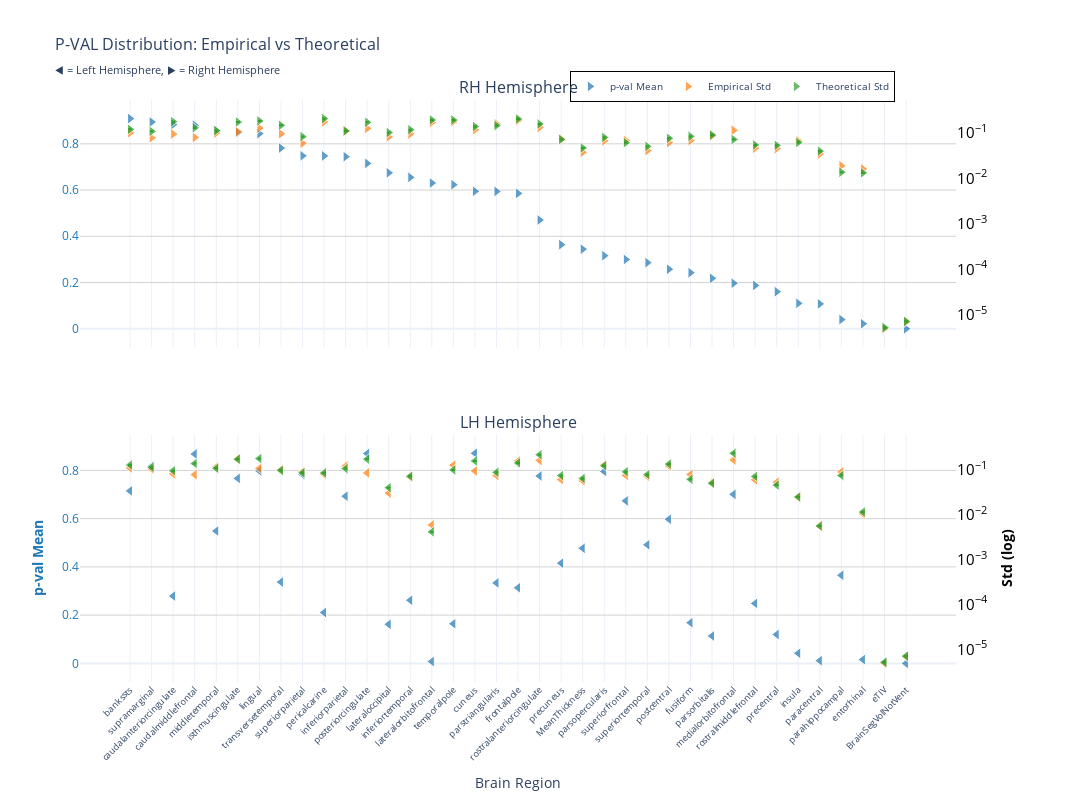
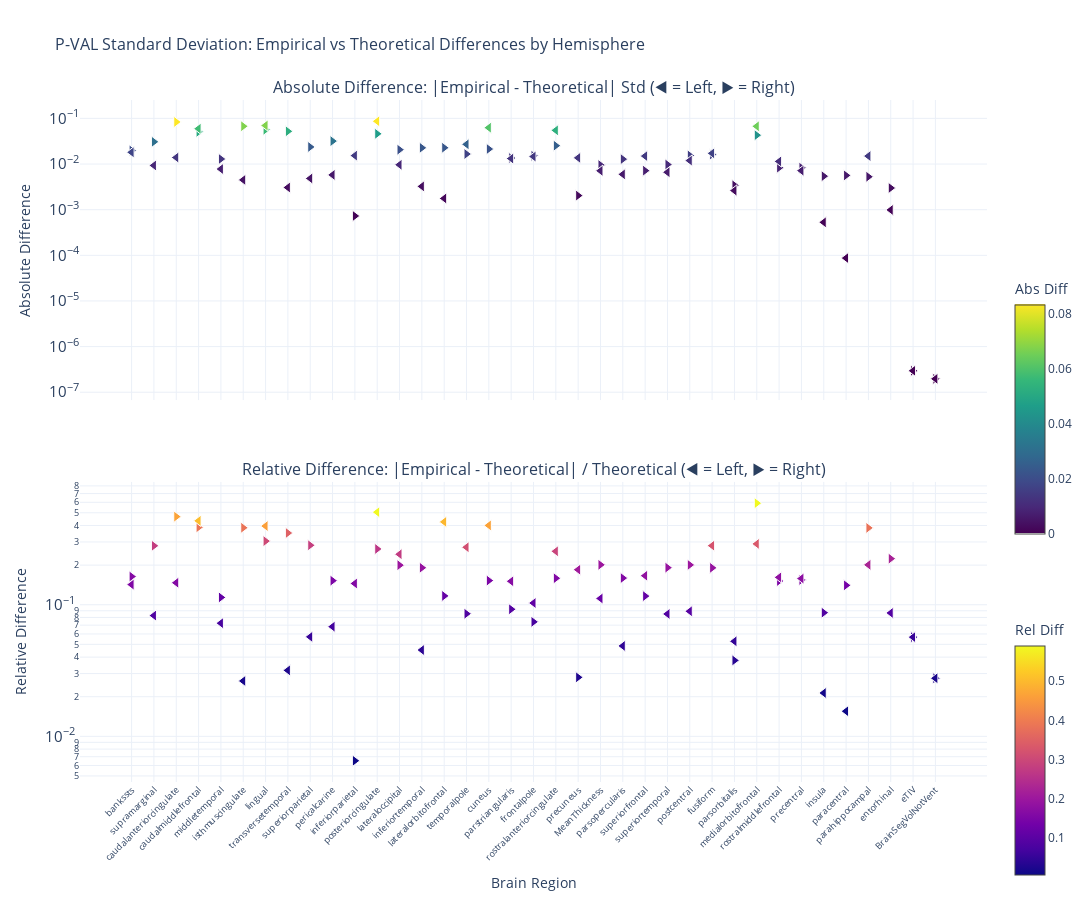

The notebook cell saved with these charts, in order:
### Markdown cell above
### p-value

### Code cell
nu_nav = df_navr[(df_navr["timepoint"] == "baseline") & (df_navr["group"] == "HC-PD")]
data_path = stats_dir / f"student_baseline_{METRIC}.parquet"
df, stats = get_test_stats(
    data_path, stat_functions_F, nu_nav, hemisphere=True, study="baseline"
)
show_figure(stats, hemisphere=True, stat_name="p-val", study="baseline", metric=METRIC)

### Figure 1 — Plotly figure (JSON) as saved in the notebook; plotly's stock layout.template omitted (floating-point values rounded to 4 significant figures)
{"data": [{"hovertemplate": "<b>%{x}</b><br>Mean p-val: %{y:.2f}<br><extra></extra>", "legendgroup": "mean", "marker": {"color": "#1f77b4", "line": {"color": "white", "width": 1}, "opacity": 0.7, "size": 10, "symbol": "triangle-right"}, "mode": "markers", "name": "p-val Mean", "showlegend": true, "type": "scatter", "x": ["bankssts", "supramarginal", "caudalanteriorcingulate", "caudalmiddlefrontal", "middletemporal", "isthmuscingulate", "lingual", "transversetemporal", "superiorparietal", "pericalcarine", "inferiorparietal", "posteriorcingulate", "lateraloccipital", "inferiortemporal", "lateralorbitofrontal", "temporalpole", "cuneus", "parstriangularis", "frontalpole", "rostralanteriorcingulate", "precuneus", "MeanThickness", "parsopercularis", "superiorfrontal", "superiortemporal", "postcentral", "fusiform", "parsorbitalis", "medialorbitofrontal", "rostralmiddlefrontal", "precentral", "insula", "paracentral", "parahippocampal", "entorhinal", "eTIV", "BrainSegVolNotVent"], "xaxis": "x", "y": [0.9091, 0.8944, 0.8833, 0.8809, 0.8564, 0.848, 0.8442, 0.7817, 0.7484, 0.7479, 0.7442, 0.7154, 0.6745, 0.6549, 0.6303, 0.6233, 0.5947, 0.5942, 0.5856, 0.4704, 0.3637, 0.3444, 0.3161, 0.2996, 0.286, 0.2574, 0.2425, 0.2182, 0.1969, 0.1875, 0.1604, 0.1101, 0.1075, 0.03978, 0.02185, 0.002409, 7.135e-05], "yaxis": "y"}, {"hovertemplate": "<b>%{x}</b><br>Empirical Std: %{y:.3f}<br><extra></extra>", "legendgroup": "empirical", "marker": {"color": "#ff7f0e", "line": {"color": "white", "width": 1}, "opacity": 0.7, "size": 10, "symbol": "triangle-right"}, "mode": "markers", "name": "Empirical Std", "showlegend": true, "type": "scatter", "x": ["bankssts", "supramarginal", "caudalanteriorcingulate", "caudalmiddlefrontal", "middletemporal", "isthmuscingulate", "lingual", "transversetemporal", "superiorparietal", "pericalcarine", "inferiorparietal", "posteriorcingulate", "lateraloccipital", "inferiortemporal", "lateralorbitofrontal", "temporalpole", "cuneus", "parstriangularis", "frontalpole", "rostralanteriorcingulate", "precuneus", "MeanThickness", "parsopercularis", "superiorfrontal", "superiortemporal", "postcentral", "fusiform", "parsorbitalis", "medialorbitofrontal", "rostralmiddlefrontal", "precentral", "insula", "paracentral", "parahippocampal", "entorhinal", "eTIV", "BrainSegVolNotVent"], "xaxis": "x", "y": [0.1014, 0.07874, 0.09528, 0.07998, 0.1005, 0.1077, 0.129, 0.09645, 0.05991, 0.1768, 0.1122, 0.1271, 0.08259, 0.09599, 0.1721, 0.1774, 0.1184, 0.1602, 0.1898, 0.1336, 0.07449, 0.03776, 0.06754, 0.06879, 0.04121, 0.06144, 0.06859, 0.08703, 0.1154, 0.04666, 0.04556, 0.06766, 0.0345, 0.019, 0.01632, 4.907e-06, 6.924e-06], "yaxis": "y2"}, {"error_y": {"array": [0.003399, 0.003066, 0.005009, 0.00366, 0.003177, 0.004904, 0.005196, 0.004162, 0.002341, 0.005844, 0.003124, 0.004848, 0.002892, 0.003324, 0.005458, 0.005436, 0.003916, 0.004108, 0.005745, 0.00445, 0.00203, 0.001324, 0.002251, 0.001727, 0.001428, 0.002154, 0.002374, 0.002534, 0.002032, 0.001541, 0.001509, 0.001744, 0.001125, 0.0003847, 0.0003736, 1.457e-07, 1.995e-07], "arrayminus": [0.003304, 0.002981, 0.00487, 0.003559, 0.003089, 0.004768, 0.005052, 0.004047, 0.002276, 0.005682, 0.003037, 0.004714, 0.002812, 0.003232, 0.005307, 0.005285, 0.003808, 0.003994, 0.005585, 0.004326, 0.001974, 0.001287, 0.002189, 0.001679, 0.001388, 0.002094, 0.002309, 0.002464, 0.001976, 0.001498, 0.001468, 0.001696, 0.001093, 0.000374, 0.0003632, 1.417e-07, 1.94e-07], "color": "#2ca02c", "thickness": 1, "type": "data", "visible": true, "width": 2}, "hovertemplate": "<b>%{x}</b><br>Theoretical Std: %{y:.3f}<br><extra></extra>", "legendgroup": "theoretical", "marker": {"color": "#2ca02c", "line": {"color": "white", "width": 1}, "opacity": 0.7, "size": 10, "symbol": "triangle-right"}, "mode": "markers", "name": "Theoretical Std", "showlegend": true, "type": "scatter", "x": ["bankssts", "supramarginal", "caudalanteriorcingulate", "caudalmiddlefrontal", "middletemporal", "isthmuscingulate", "lingual", "transversetemporal", "superiorparietal", "pericalcarine", "inferiorparietal", "posteriorcingulate", "lateraloccipital", "inferiortemporal", "lateralorbitofrontal", "temporalpole", "cuneus", "parstriangularis", "frontalpole", "rostralanteriorcingulate", "precuneus", "MeanThickness", "parsopercularis", "superiorfrontal", "superiortemporal", "postcentral", "fusiform", "parsorbitalis", "medialorbitofrontal", "rostralmiddlefrontal", "precentral", "insula", "paracentral", "parahippocampal", "entorhinal", "eTIV", "BrainSegVolNotVent"], "xaxis": "x", "y": [0.1213, 0.1094, 0.1788, 0.1306, 0.1134, 0.175, 0.1855, 0.1486, 0.08356, 0.2086, 0.1115, 0.173, 0.1032, 0.1186, 0.1948, 0.194, 0.1398, 0.1466, 0.205, 0.1588, 0.07245, 0.04726, 0.08035, 0.06162, 0.05097, 0.07688, 0.08475, 0.09045, 0.07253, 0.05498, 0.05388, 0.06225, 0.04014, 0.01373, 0.01333, 5.202e-06, 7.121e-06], "yaxis": "y2"}, {"hovertemplate": "<b>%{x}</b><br>Mean p-val: %{y:.2f}<br><extra></extra>", "legendgroup": "mean", "marker": {"color": "#1f77b4", "line": {"color": "white", "width": 1}, "opacity": 0.7, "size": 10, "symbol": "triangle-left"}, "mode": "markers", "name": "p-val Mean", "showlegend": false, "type": "scatter", "x": ["cuneus", "posteriorcingulate", "caudalmiddlefrontal", "supramarginal", "lingual", "parsopercularis", "superiorparietal", "rostralanteriorcingulate", "isthmuscingulate", "bankssts", "medialorbitofrontal", "inferiorparietal", "superiorfrontal", "postcentral", "middletemporal", "superiortemporal", "MeanThickness", "precuneus", "parahippocampal", "transversetemporal", "parstriangularis", "frontalpole", "caudalanteriorcingulate", "inferiortemporal", "rostralmiddlefrontal", "pericalcarine", "fusiform", "temporalpole", "lateraloccipital", "precentral", "parsorbitalis", "insula", "entorhinal", "paracentral", "lateralorbitofrontal", "eTIV", "BrainSegVolNotVent"], "xaxis": "x2", "y": [0.8709, 0.8697, 0.8679, 0.8172, 0.7979, 0.7954, 0.7828, 0.7769, 0.7669, 0.715, 0.7006, 0.6929, 0.6736, 0.5973, 0.5487, 0.4917, 0.4771, 0.4154, 0.3652, 0.3371, 0.3334, 0.3133, 0.2789, 0.2621, 0.2486, 0.2108, 0.1687, 0.1643, 0.1618, 0.1196, 0.1135, 0.04189, 0.01571, 0.01136, 0.007763, 0.002409, 7.135e-05], "yaxis": "y3"}, {"hovertemplate": "<b>%{x}</b><br>Empirical Std: %{y:.3f}<br><extra></extra>", "legendgroup": "empirical", "marker": {"color": "#ff7f0e", "line": {"color": "white", "width": 1}, "opacity": 0.7, "size": 10, "symbol": "triangle-left"}, "mode": "markers", "name": "Empirical Std", "showlegend": false, "type": "scatter", "x": ["cuneus", "posteriorcingulate", "caudalmiddlefrontal", "supramarginal", "lingual", "parsopercularis", "superiorparietal", "rostralanteriorcingulate", "isthmuscingulate", "bankssts", "medialorbitofrontal", "inferiorparietal", "superiorfrontal", "postcentral", "middletemporal", "superiortemporal", "MeanThickness", "precuneus", "parahippocampal", "transversetemporal", "parstriangularis", "frontalpole", "caudalanteriorcingulate", "inferiortemporal", "rostralmiddlefrontal", "pericalcarine", "fusiform", "temporalpole", "lateraloccipital", "precentral", "parsorbitalis", "insula", "entorhinal", "paracentral", "lateralorbitofrontal", "eTIV", "BrainSegVolNotVent"], "xaxis": "x2", "y": [0.09354, 0.08477, 0.07753, 0.1032, 0.1065, 0.1282, 0.08971, 0.1601, 0.1749, 0.109, 0.1645, 0.1207, 0.0749, 0.1214, 0.115, 0.07109, 0.05658, 0.06029, 0.08926, 0.09946, 0.07425, 0.1562, 0.08068, 0.06829, 0.05932, 0.07899, 0.07818, 0.1259, 0.03018, 0.05246, 0.05223, 0.02423, 0.01042, 0.005517, 0.0059, 4.907e-06, 6.924e-06], "yaxis": "y4"}, {"error_y": {"array": [0.004373, 0.004801, 0.003838, 0.003153, 0.00494, 0.003425, 0.002378, 0.006018, 0.004774, 0.003561, 0.00649, 0.002955, 0.002517, 0.003735, 0.003004, 0.002177, 0.001784, 0.002072, 0.002083, 0.002701, 0.00245, 0.003967, 0.00265, 0.002004, 0.001982, 0.002375, 0.00171, 0.002769, 0.001115, 0.001269, 0.00139, 0.0006938, 0.0003195, 0.000157, 0.0001159, 1.457e-07, 1.995e-07], "arrayminus": [0.004252, 0.004668, 0.003731, 0.003066, 0.004803, 0.00333, 0.002312, 0.005852, 0.004642, 0.003462, 0.00631, 0.002873, 0.002447, 0.003632, 0.00292, 0.002117, 0.001735, 0.002014, 0.002025, 0.002626, 0.002382, 0.003857, 0.002576, 0.001949, 0.001927, 0.002309, 0.001663, 0.002692, 0.001084, 0.001234, 0.001352, 0.0006746, 0.0003106, 0.0001527, 0.0001127, 1.417e-07, 1.94e-07], "color": "#2ca02c", "thickness": 1, "type": "data", "visible": true, "width": 2}, "hovertemplate": "<b>%{x}</b><br>Theoretical Std: %{y:.3f}<br><extra></extra>", "legendgroup": "theoretical", "marker": {"color": "#2ca02c", "line": {"color": "white", "width": 1}, "opacity": 0.7, "size": 10, "symbol": "triangle-left"}, "mode": "markers", "name": "Theoretical Std", "showlegend": false, "type": "scatter", "x": ["cuneus", "posteriorcingulate", "caudalmiddlefrontal", "supramarginal", "lingual", "parsopercularis", "superiorparietal", "rostralanteriorcingulate", "isthmuscingulate", "bankssts", "medialorbitofrontal", "inferiorparietal", "superiorfrontal", "postcentral", "middletemporal", "superiortemporal", "MeanThickness", "precuneus", "parahippocampal", "transversetemporal", "parstriangularis", "frontalpole", "caudalanteriorcingulate", "inferiortemporal", "rostralmiddlefrontal", "pericalcarine", "fusiform", "temporalpole", "lateraloccipital", "precentral", "parsorbitalis", "insula", "entorhinal", "paracentral", "lateralorbitofrontal", "eTIV", "BrainSegVolNotVent"], "xaxis": "x2", "y": [0.1561, 0.1713, 0.137, 0.1125, 0.1763, 0.1222, 0.08487, 0.2148, 0.1704, 0.1271, 0.2316, 0.1055, 0.08983, 0.1333, 0.1072, 0.07771, 0.06369, 0.07394, 0.07433, 0.09641, 0.08743, 0.1416, 0.09458, 0.07153, 0.07074, 0.08477, 0.06103, 0.09883, 0.03981, 0.0453, 0.04962, 0.02476, 0.0114, 0.005604, 0.004137, 5.202e-06, 7.121e-06], "yaxis": "y4"}], "layout": {"annotations": [{"font": {"size": 16}, "showarrow": false, "text": "RH Hemisphere", "x": 0.47, "xanchor": "center", "xref": "paper", "y": 1, "yanchor": "bottom", "yref": "paper"}, {"font": {"size": 16}, "showarrow": false, "text": "LH Hemisphere", "x": 0.47, "xanchor": "center", "xref": "paper", "y": 0.425, "yanchor": "bottom", "yref": "paper"}], "height": 800, "hovermode": "x", "legend": {"bgcolor": "rgba(255, 255, 255, 0.9)", "bordercolor": "black", "borderwidth": 1, "font": {"size": 10}, "orientation": "h", "x": 0.7, "xanchor": "center", "y": 1.05}, "title": {"font": {"size": 16}, "text": "P-VAL Distribution: Empirical vs Theoretical<br><sub>◀ = Left Hemisphere, ▶ = Right Hemisphere</sub>"}, "width": 1400, "xaxis": {"anchor": "y", "domain": [0, 0.94], "matches": "x2", "showticklabels": false}, "xaxis2": {"anchor": "y3", "domain": [0, 0.94], "tickangle": -45, "tickfont": {"size": 9}, "title": {"text": "Brain Region"}}, "yaxis": {"anchor": "x", "domain": [0.575, 1], "gridcolor": "lightgray", "showgrid": true, "tickfont": {"color": "#1f77b4"}, "title": {"font": {"color": "#1f77b4"}, "text": ""}}, "yaxis2": {"anchor": "x", "exponentformat": "power", "overlaying": "y", "showgrid": false, "side": "right", "tickfont": {"color": "black"}, "title": {"font": {"color": "black"}, "text": ""}, "type": "log"}, "yaxis3": {"anchor": "x2", "domain": [0, 0.425], "gridcolor": "lightgray", "showgrid": true, "tickfont": {"color": "#1f77b4"}, "title": {"font": {"color": "#1f77b4"}, "text": "<b>p-val Mean</b>"}}, "yaxis4": {"anchor": "x2", "exponentformat": "power", "overlaying": "y3", "showgrid": false, "side": "right", "tickfont": {"color": "black"}, "title": {"font": {"color": "black"}, "text": "<b>Std (log)</b>"}, "type": "log"}}}

### Figure 2 — Plotly figure (JSON) as saved in the notebook; plotly's stock layout.template omitted (floating-point values rounded to 4 significant figures)
{"data": [{"hovertemplate": "<b>%{x}</b><br>Hemisphere: %{text}<br>Abs Diff: %{y:.4f}<br><extra></extra>", "legendgroup": "abs_rh", "marker": {"color": [0.01987, 0.03068, 0.08351, 0.05067, 0.01289, 0.06728, 0.05646, 0.05211, 0.02366, 0.03179, 0.0007275, 0.0459, 0.02063, 0.02266, 0.02273, 0.01657, 0.02133, 0.01355, 0.01519, 0.02524, 0.002034, 0.0095, 0.01281, 0.007165, 0.009755, 0.01543, 0.01616, 0.003416, 0.04288, 0.008324, 0.008317, 0.005418, 0.005637, 0.005266, 0.002986, 2.951e-07, 1.968e-07], "colorbar": {"len": 0.4, "title": {"text": "Abs Diff"}, "y": 0.75, "yanchor": "top"}, "colorscale": [[0, "#440154"], [0.1111, "#482878"], [0.2222, "#3e4989"], [0.3333, "#31688e"], [0.4444, "#26828e"], [0.5556, "#1f9e89"], [0.6667, "#35b779"], [0.7778, "#6ece58"], [0.8889, "#b5de2b"], [1, "#fde725"]], "line": {"color": "white", "width": 1}, "showscale": true, "size": 10, "symbol": "triangle-right"}, "mode": "markers", "name": "Absolute (rh)", "showlegend": false, "text": ["rh", "rh", "rh", "rh", "rh", "rh", "rh", "rh", "rh", "rh", "rh", "rh", "rh", "rh", "rh", "rh", "rh", "rh", "rh", "rh", "rh", "rh", "rh", "rh", "rh", "rh", "rh", "rh", "rh", "rh", "rh", "rh", "rh", "rh", "rh", "rh", "rh"], "type": "scatter", "x": ["bankssts", "supramarginal", "caudalanteriorcingulate", "caudalmiddlefrontal", "middletemporal", "isthmuscingulate", "lingual", "transversetemporal", "superiorparietal", "pericalcarine", "inferiorparietal", "posteriorcingulate", "lateraloccipital", "inferiortemporal", "lateralorbitofrontal", "temporalpole", "cuneus", "parstriangularis", "frontalpole", "rostralanteriorcingulate", "precuneus", "MeanThickness", "parsopercularis", "superiorfrontal", "superiortemporal", "postcentral", "fusiform", "parsorbitalis", "medialorbitofrontal", "rostralmiddlefrontal", "precentral", "insula", "paracentral", "parahippocampal", "entorhinal", "eTIV", "BrainSegVolNotVent"], "xaxis": "x", "y": [0.01987, 0.03068, 0.08351, 0.05067, 0.01289, 0.06728, 0.05646, 0.05211, 0.02366, 0.03179, 0.0007275, 0.0459, 0.02063, 0.02266, 0.02273, 0.01657, 0.02133, 0.01355, 0.01519, 0.02524, 0.002034, 0.0095, 0.01281, 0.007165, 0.009755, 0.01543, 0.01616, 0.003416, 0.04288, 0.008324, 0.008317, 0.005418, 0.005637, 0.005266, 0.002986, 2.951e-07, 1.968e-07], "yaxis": "y"}, {"hovertemplate": "<b>%{x}</b><br>Hemisphere: %{text}<br>Rel Diff: %{y:.2%}<br><extra></extra>", "legendgroup": "rel_rh", "marker": {"color": [0.1638, 0.2804, 0.4671, 0.3878, 0.1137, 0.3844, 0.3044, 0.3508, 0.2831, 0.1524, 0.006525, 0.2653, 0.1999, 0.191, 0.1167, 0.08542, 0.1526, 0.0924, 0.0741, 0.1589, 0.02808, 0.201, 0.1594, 0.1163, 0.1914, 0.2007, 0.1906, 0.03777, 0.5912, 0.1514, 0.1544, 0.08705, 0.1404, 0.3836, 0.224, 0.05674, 0.02763], "colorbar": {"len": 0.4, "title": {"text": "Rel Diff"}, "y": 0.25, "yanchor": "top"}, "colorscale": [[0, "#0d0887"], [0.1111, "#46039f"], [0.2222, "#7201a8"], [0.3333, "#9c179e"], [0.4444, "#bd3786"], [0.5556, "#d8576b"], [0.6667, "#ed7953"], [0.7778, "#fb9f3a"], [0.8889, "#fdca26"], [1, "#f0f921"]], "line": {"color": "white", "width": 1}, "showscale": true, "size": 10, "symbol": "triangle-right"}, "mode": "markers", "name": "Relative (rh)", "showlegend": false, "text": ["rh", "rh", "rh", "rh", "rh", "rh", "rh", "rh", "rh", "rh", "rh", "rh", "rh", "rh", "rh", "rh", "rh", "rh", "rh", "rh", "rh", "rh", "rh", "rh", "rh", "rh", "rh", "rh", "rh", "rh", "rh", "rh", "rh", "rh", "rh", "rh", "rh"], "type": "scatter", "x": ["bankssts", "supramarginal", "caudalanteriorcingulate", "caudalmiddlefrontal", "middletemporal", "isthmuscingulate", "lingual", "transversetemporal", "superiorparietal", "pericalcarine", "inferiorparietal", "posteriorcingulate", "lateraloccipital", "inferiortemporal", "lateralorbitofrontal", "temporalpole", "cuneus", "parstriangularis", "frontalpole", "rostralanteriorcingulate", "precuneus", "MeanThickness", "parsopercularis", "superiorfrontal", "superiortemporal", "postcentral", "fusiform", "parsorbitalis", "medialorbitofrontal", "rostralmiddlefrontal", "precentral", "insula", "paracentral", "parahippocampal", "entorhinal", "eTIV", "BrainSegVolNotVent"], "xaxis": "x2", "y": [0.1638, 0.2804, 0.4671, 0.3878, 0.1137, 0.3844, 0.3044, 0.3508, 0.2831, 0.1524, 0.006525, 0.2653, 0.1999, 0.191, 0.1167, 0.08542, 0.1526, 0.0924, 0.0741, 0.1589, 0.02808, 0.201, 0.1594, 0.1163, 0.1914, 0.2007, 0.1906, 0.03777, 0.5912, 0.1514, 0.1544, 0.08705, 0.1404, 0.3836, 0.224, 0.05674, 0.02763], "yaxis": "y2"}, {"hovertemplate": "<b>%{x}</b><br>Hemisphere: %{text}<br>Abs Diff: %{y:.4f}<br><extra></extra>", "legendgroup": "abs_lh", "marker": {"color": [0.06254, 0.08658, 0.05944, 0.009309, 0.06985, 0.005945, 0.004838, 0.05472, 0.00449, 0.01808, 0.06715, 0.01529, 0.01492, 0.01189, 0.007764, 0.006613, 0.007109, 0.01365, 0.01493, 0.003059, 0.01318, 0.01459, 0.01389, 0.003239, 0.01142, 0.005777, 0.01715, 0.02702, 0.009632, 0.007162, 0.002617, 0.0005288, 0.0009875, 8.697e-05, 0.001763, 2.951e-07, 1.968e-07], "colorbar": {"len": 0.4, "title": {"text": "Abs Diff"}, "y": 0.75, "yanchor": "top"}, "colorscale": [[0, "#440154"], [0.1111, "#482878"], [0.2222, "#3e4989"], [0.3333, "#31688e"], [0.4444, "#26828e"], [0.5556, "#1f9e89"], [0.6667, "#35b779"], [0.7778, "#6ece58"], [0.8889, "#b5de2b"], [1, "#fde725"]], "line": {"color": "white", "width": 1}, "showscale": false, "size": 10, "symbol": "triangle-left"}, "mode": "markers", "name": "Absolute (lh)", "showlegend": false, "text": ["lh", "lh", "lh", "lh", "lh", "lh", "lh", "lh", "lh", "lh", "lh", "lh", "lh", "lh", "lh", "lh", "lh", "lh", "lh", "lh", "lh", "lh", "lh", "lh", "lh", "lh", "lh", "lh", "lh", "lh", "lh", "lh", "lh", "lh", "lh", "lh", "lh"], "type": "scatter", "x": ["cuneus", "posteriorcingulate", "caudalmiddlefrontal", "supramarginal", "lingual", "parsopercularis", "superiorparietal", "rostralanteriorcingulate", "isthmuscingulate", "bankssts", "medialorbitofrontal", "inferiorparietal", "superiorfrontal", "postcentral", "middletemporal", "superiortemporal", "MeanThickness", "precuneus", "parahippocampal", "transversetemporal", "parstriangularis", "frontalpole", "caudalanteriorcingulate", "inferiortemporal", "rostralmiddlefrontal", "pericalcarine", "fusiform", "temporalpole", "lateraloccipital", "precentral", "parsorbitalis", "insula", "entorhinal", "paracentral", "lateralorbitofrontal", "eTIV", "BrainSegVolNotVent"], "xaxis": "x", "y": [0.06254, 0.08658, 0.05944, 0.009309, 0.06985, 0.005945, 0.004838, 0.05472, 0.00449, 0.01808, 0.06715, 0.01529, 0.01492, 0.01189, 0.007764, 0.006613, 0.007109, 0.01365, 0.01493, 0.003059, 0.01318, 0.01459, 0.01389, 0.003239, 0.01142, 0.005777, 0.01715, 0.02702, 0.009632, 0.007162, 0.002617, 0.0005288, 0.0009875, 8.697e-05, 0.001763, 2.951e-07, 1.968e-07], "yaxis": "y"}, {"hovertemplate": "<b>%{x}</b><br>Hemisphere: %{text}<br>Rel Diff: %{y:.2%}<br><extra></extra>", "legendgroup": "rel_lh", "marker": {"color": [0.4007, 0.5053, 0.4339, 0.08272, 0.3961, 0.04863, 0.05701, 0.2548, 0.02635, 0.1422, 0.2899, 0.145, 0.1661, 0.08922, 0.07243, 0.0851, 0.1116, 0.1846, 0.2009, 0.03173, 0.1508, 0.1031, 0.1469, 0.04528, 0.1614, 0.06815, 0.281, 0.2734, 0.2419, 0.1581, 0.05274, 0.02135, 0.0866, 0.01552, 0.4262, 0.05674, 0.02763], "colorbar": {"len": 0.4, "title": {"text": "Rel Diff"}, "y": 0.25, "yanchor": "top"}, "colorscale": [[0, "#0d0887"], [0.1111, "#46039f"], [0.2222, "#7201a8"], [0.3333, "#9c179e"], [0.4444, "#bd3786"], [0.5556, "#d8576b"], [0.6667, "#ed7953"], [0.7778, "#fb9f3a"], [0.8889, "#fdca26"], [1, "#f0f921"]], "line": {"color": "white", "width": 1}, "showscale": false, "size": 10, "symbol": "triangle-left"}, "mode": "markers", "name": "Relative (lh)", "showlegend": false, "text": ["lh", "lh", "lh", "lh", "lh", "lh", "lh", "lh", "lh", "lh", "lh", "lh", "lh", "lh", "lh", "lh", "lh", "lh", "lh", "lh", "lh", "lh", "lh", "lh", "lh", "lh", "lh", "lh", "lh", "lh", "lh", "lh", "lh", "lh", "lh", "lh", "lh"], "type": "scatter", "x": ["cuneus", "posteriorcingulate", "caudalmiddlefrontal", "supramarginal", "lingual", "parsopercularis", "superiorparietal", "rostralanteriorcingulate", "isthmuscingulate", "bankssts", "medialorbitofrontal", "inferiorparietal", "superiorfrontal", "postcentral", "middletemporal", "superiortemporal", "MeanThickness", "precuneus", "parahippocampal", "transversetemporal", "parstriangularis", "frontalpole", "caudalanteriorcingulate", "inferiortemporal", "rostralmiddlefrontal", "pericalcarine", "fusiform", "temporalpole", "lateraloccipital", "precentral", "parsorbitalis", "insula", "entorhinal", "paracentral", "lateralorbitofrontal", "eTIV", "BrainSegVolNotVent"], "xaxis": "x2", "y": [0.4007, 0.5053, 0.4339, 0.08272, 0.3961, 0.04863, 0.05701, 0.2548, 0.02635, 0.1422, 0.2899, 0.145, 0.1661, 0.08922, 0.07243, 0.0851, 0.1116, 0.1846, 0.2009, 0.03173, 0.1508, 0.1031, 0.1469, 0.04528, 0.1614, 0.06815, 0.281, 0.2734, 0.2419, 0.1581, 0.05274, 0.02135, 0.0866, 0.01552, 0.4262, 0.05674, 0.02763], "yaxis": "y2"}], "layout": {"annotations": [{"font": {"size": 16}, "showarrow": false, "text": "Absolute Difference: |Empirical - Theoretical| Std (◀ = Left, ▶ = Right)", "x": 0.5, "xanchor": "center", "xref": "paper", "y": 1, "yanchor": "bottom", "yref": "paper"}, {"font": {"size": 16}, "showarrow": false, "text": "Relative Difference: |Empirical - Theoretical| / Theoretical (◀ = Left, ▶ = Right)", "x": 0.5, "xanchor": "center", "xref": "paper", "y": 0.44, "yanchor": "bottom", "yref": "paper"}], "height": 900, "hovermode": "x unified", "showlegend": false, "title": {"font": {"size": 16}, "text": "P-VAL Standard Deviation: Empirical vs Theoretical Differences by Hemisphere"}, "width": 1400, "xaxis": {"anchor": "y", "domain": [0, 1], "showticklabels": false}, "xaxis2": {"anchor": "y2", "domain": [0, 1], "tickangle": -45, "tickfont": {"size": 9}, "title": {"text": "Brain Region"}}, "yaxis": {"anchor": "x", "domain": [0.56, 1], "exponentformat": "power", "title": {"text": "Absolute Difference"}, "type": "log"}, "yaxis2": {"anchor": "x2", "domain": [0, 0.44], "exponentformat": "power", "title": {"text": "Relative Difference"}, "type": "log"}}}
